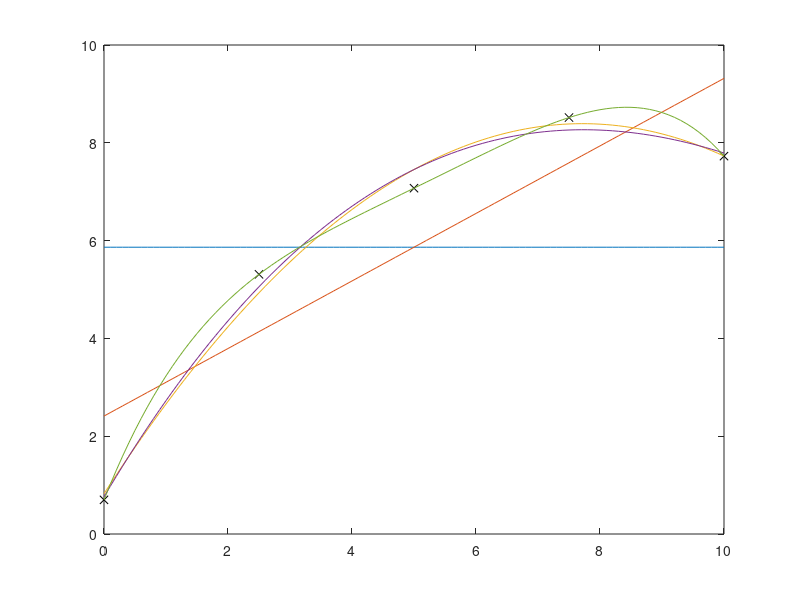

Recreate this plot in MATLAB.
%script to demonstrate function fitting
%

N=5;
X=10;
noise=2;
dx=0.1;

x=linspace(0,X,N)';
d=x+noise*randn(size(x));
plot(x,d,'kx');
hold on;

icolor=-1;
col=get(gca,'colororder');

for M=1:N
   
   G=bsxfun(@power,x,0:M-1);
   
   xx=(0:dx:X)';
   GG=bsxfun(@power,xx,0:M-1);
   
   ncol=size(col,1);
   icolor=icolor+1;
   m=(G'*G)\G'*d;
   dd=GG*m;
   plot(xx,dd,'color',col(mod(icolor,ncol)+1,:));
   disp((G*m-d)'*(G*m-d))
   
end

hold off;

